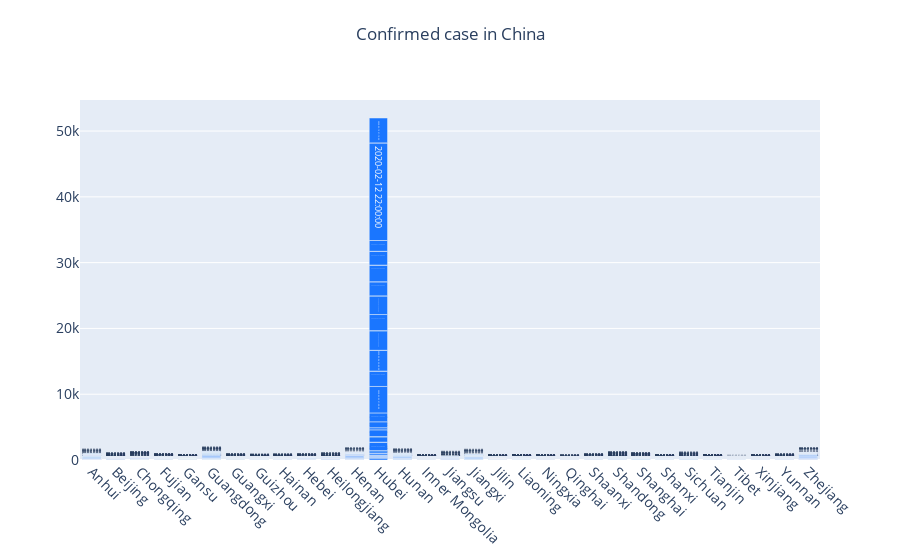
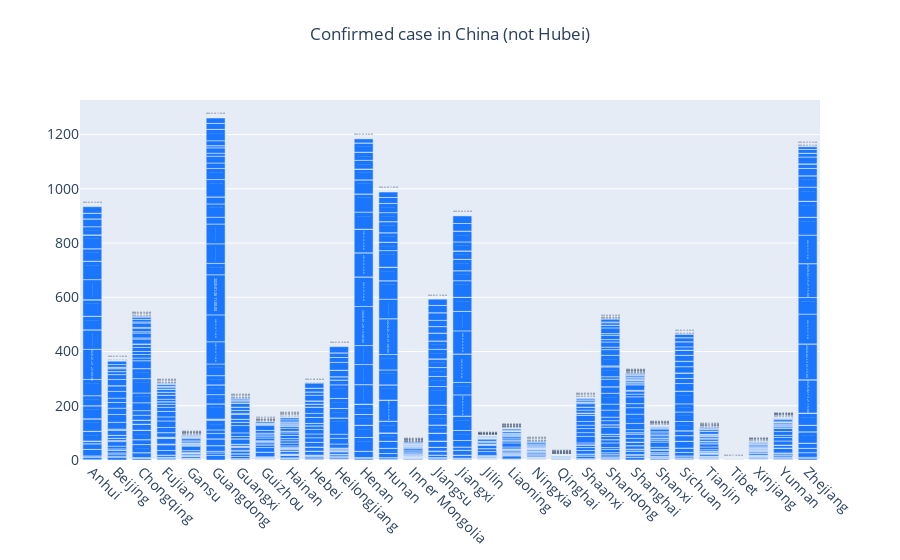

Write notebook code for charts like these, in order.
### Markdown cell above
By moving on the plot, it is shown how many cases happened during a specific day. It's easy to notice the abundance of cases mark as *Others* that were only confirmed in $3$ days. As far as the other contries, they did not have the same behaviour.

### Code cell
fig = go.Figure()
fig.add_trace(go.Bar(x=sorted_df.PS.loc[sorted_df['Country'] == 'China'],
                y=sorted_df.Confirmed_.loc[sorted_df['Country'] == 'China'],
                name='China',
                marker_color='rgb(26, 118, 255)',
                text = sorted_df.loc[sorted_df['Country'] == 'China'].Date.astype(str)
                ))

fig.update_layout(
    title={'text': 'Confirmed case in China',
           'y':0.95,
           'x':0.5,
           'xanchor': 'center',
           'yanchor': 'top'},
    xaxis_tickfont_size=14,
    xaxis=dict(tickangle=45),
    yaxis=dict(
        title='',
        titlefont_size=16,
        tickfont_size=14,
    ),
    legend=dict(
        x=0,
        y=1.0,
        bgcolor='rgba(255, 255, 255, 0)',
        bordercolor='rgba(255, 255, 255, 0)'
    ),
    barmode='group',
    bargap=0.15,
    bargroupgap=0.1 
)
fig.show()

fig2 = go.Figure()
fig2.add_trace(go.Bar(x=sorted_df.PS.loc[(sorted_df['Country'] == 'China') & (sorted_df['PS'] != 'Hubei')],
                y=sorted_df.Confirmed_.loc[(sorted_df['Country'] == 'China') & (sorted_df['PS'] != 'Hubei')],
                name='China',
                marker_color='rgb(26, 118, 255)',
                text = df.Date.loc[(sorted_df['Country'] == 'China') & (sorted_df['PS'] != 'Hubei')].astype(str)
                ))

fig2.update_layout(
    title={'text': 'Confirmed case in China (not Hubei)',
           'y':0.95,
           'x':0.5,
           'xanchor': 'center',
           'yanchor': 'top'},
    xaxis_tickfont_size=14,
    xaxis=dict(tickangle=45),
    yaxis=dict(
        title='',
        titlefont_size=16,
        tickfont_size=14,
    ),
    legend=dict(
        x=0,
        y=1.0,
        bgcolor='rgba(255, 255, 255, 0)',
        bordercolor='rgba(255, 255, 255, 0)'
    ),
    barmode='group',
    bargap=0.15,
    bargroupgap=0.1 
)
fig2.show()

### Figure 1 — Plotly figure (JSON) as saved in the notebook; plotly's stock layout.template omitted (floating-point values rounded to 4 significant figures; data arrays with more than 128 entries replaced by an {"elided": "..."} marker saying what was removed)
{"data": [{"marker": {"color": "rgb(26, 118, 255)"}, "name": "China", "text": {"elided": "1364 str values"}, "type": "bar", "x": {"elided": "1364 str values"}, "y": {"elided": "1364 int values"}}], "layout": {"bargap": 0.15, "bargroupgap": 0.1, "barmode": "group", "legend": {"bgcolor": "rgba(255, 255, 255, 0)", "bordercolor": "rgba(255, 255, 255, 0)", "x": 0, "y": 1}, "title": {"text": "Confirmed case in China", "x": 0.5, "xanchor": "center", "y": 0.95, "yanchor": "top"}, "xaxis": {"tickangle": 45, "tickfont": {"size": 14}}, "yaxis": {"tickfont": {"size": 14}, "title": {"font": {"size": 16}, "text": ""}}}}

### Figure 2 — Plotly figure (JSON) as saved in the notebook; plotly's stock layout.template omitted (floating-point values rounded to 4 significant figures; data arrays with more than 128 entries replaced by an {"elided": "..."} marker saying what was removed)
{"data": [{"marker": {"color": "rgb(26, 118, 255)"}, "name": "China", "text": {"elided": "1320 str values"}, "type": "bar", "x": {"elided": "1320 str values"}, "y": {"elided": "1320 int values"}}], "layout": {"bargap": 0.15, "bargroupgap": 0.1, "barmode": "group", "legend": {"bgcolor": "rgba(255, 255, 255, 0)", "bordercolor": "rgba(255, 255, 255, 0)", "x": 0, "y": 1}, "title": {"text": "Confirmed case in China (not Hubei)", "x": 0.5, "xanchor": "center", "y": 0.95, "yanchor": "top"}, "xaxis": {"tickangle": 45, "tickfont": {"size": 14}}, "yaxis": {"tickfont": {"size": 14}, "title": {"font": {"size": 16}, "text": ""}}}}
